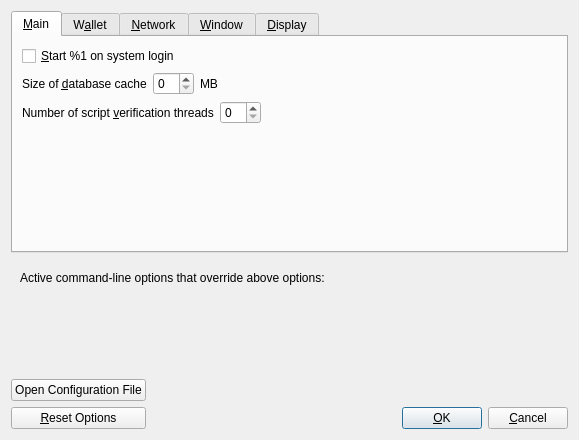
<?xml version="1.0" encoding="UTF-8"?>
<ui version="4.0">
 <class>OptionsDialog</class>
 <widget class="QDialog" name="OptionsDialog">
  <property name="geometry">
   <rect>
    <x>0</x>
    <y>0</y>
    <width>579</width>
    <height>440</height>
   </rect>
  </property>
  <property name="windowTitle">
   <string>Options</string>
  </property>
  <property name="modal">
   <bool>true</bool>
  </property>
  <layout class="QVBoxLayout" name="verticalLayout">
   <item>
    <widget class="QTabWidget" name="tabWidget">
     <property name="currentIndex">
      <number>0</number>
     </property>
     <widget class="QWidget" name="tabMain">
      <attribute name="title">
       <string>&amp;Main</string>
      </attribute>
      <layout class="QVBoxLayout" name="verticalLayout_Main">
       <item>
        <widget class="QCheckBox" name="bitcoinAtStartup">
         <property name="toolTip">
          <string>Automatically start %1 after logging in to the system.</string>
         </property>
         <property name="text">
          <string>&amp;Start %1 on system login</string>
         </property>
        </widget>
       </item>
       <item>
        <layout class="QHBoxLayout" name="horizontalLayout_2_Main">
         <item>
          <widget class="QLabel" name="databaseCacheLabel">
           <property name="text">
            <string>Size of &amp;database cache</string>
           </property>
           <property name="textFormat">
            <enum>Qt::PlainText</enum>
           </property>
           <property name="buddy">
            <cstring>databaseCache</cstring>
           </property>
          </widget>
         </item>
         <item>
          <widget class="QSpinBox" name="databaseCache"/>
         </item>
         <item>
          <widget class="QLabel" name="databaseCacheUnitLabel">
           <property name="text">
            <string>MB</string>
           </property>
           <property name="textFormat">
            <enum>Qt::PlainText</enum>
           </property>
          </widget>
         </item>
         <item>
          <spacer name="horizontalSpacer_2_Main">
           <property name="orientation">
            <enum>Qt::Horizontal</enum>
           </property>
           <property name="sizeHint" stdset="0">
            <size>
             <width>40</width>
             <height>20</height>
            </size>
           </property>
          </spacer>
         </item>
        </layout>
       </item>
       <item>
        <layout class="QHBoxLayout" name="horizontalLayout_3_Main">
         <item>
          <widget class="QLabel" name="threadsScriptVerifLabel">
           <property name="text">
            <string>Number of script &amp;verification threads</string>
           </property>
           <property name="textFormat">
            <enum>Qt::PlainText</enum>
           </property>
           <property name="buddy">
            <cstring>threadsScriptVerif</cstring>
           </property>
          </widget>
         </item>
         <item>
          <widget class="QSpinBox" name="threadsScriptVerif">
           <property name="toolTip">
            <string>(0 = auto, &lt;0 = leave that many cores free)</string>
           </property>
          </widget>
         </item>
         <item>
          <spacer name="horizontalSpacer_3_Main">
           <property name="orientation">
            <enum>Qt::Horizontal</enum>
           </property>
           <property name="sizeHint" stdset="0">
            <size>
             <width>40</width>
             <height>20</height>
            </size>
           </property>
          </spacer>
         </item>
        </layout>
       </item>
       <item>
        <spacer name="verticalSpacer_Main">
         <property name="orientation">
          <enum>Qt::Vertical</enum>
         </property>
         <property name="sizeHint" stdset="0">
          <size>
           <width>20</width>
           <height>40</height>
          </size>
         </property>
        </spacer>
       </item>
      </layout>
     </widget>
     <widget class="QWidget" name="tabWallet">
      <attribute name="title">
       <string>W&amp;allet</string>
      </attribute>
      <layout class="QVBoxLayout" name="verticalLayout_Wallet">
       <item>
        <widget class="QGroupBox" name="groupBox">
         <property name="title">
          <string>Expert</string>
         </property>
         <layout class="QVBoxLayout" name="verticalLayout_2">
          <item>
           <widget class="QCheckBox" name="coinControlFeatures">
            <property name="toolTip">
             <string>Whether to show coin control features or not.</string>
            </property>
            <property name="text">
             <string>Enable coin &amp;control features</string>
            </property>
           </widget>
          </item>
          <item>
           <widget class="QCheckBox" name="spendZeroConfChange">
            <property name="toolTip">
             <string>If you disable the spending of unconfirmed change, the change from a transaction cannot be used until that transaction has at least one confirmation. This also affects how your balance is computed.</string>
            </property>
            <property name="text">
             <string>&amp;Spend unconfirmed change</string>
            </property>
           </widget>
          </item>
         </layout>
        </widget>
       </item>
       <item>
        <spacer name="verticalSpacer_Wallet">
         <property name="orientation">
          <enum>Qt::Vertical</enum>
         </property>
         <property name="sizeHint" stdset="0">
          <size>
           <width>20</width>
           <height>40</height>
          </size>
         </property>
        </spacer>
       </item>
      </layout>
     </widget>
     <widget class="QWidget" name="tabNetwork">
      <attribute name="title">
       <string>&amp;Network</string>
      </attribute>
      <layout class="QVBoxLayout" name="verticalLayout_Network">
       <item>
        <widget class="QCheckBox" name="allowIncoming">
         <property name="toolTip">
          <string>Accept connections from outside</string>
         </property>
         <property name="text">
          <string>Allow incoming connections</string>
         </property>
        </widget>
       </item>
       <item>
        <widget class="QCheckBox" name="connectSocks">
         <property name="toolTip">
          <string>Connect to the LitecoinZ network through a SOCKS5 proxy.</string>
         </property>
         <property name="text">
          <string>&amp;Connect through SOCKS5 proxy (default proxy):</string>
         </property>
        </widget>
       </item>
       <item>
        <layout class="QHBoxLayout" name="horizontalLayout_1_Network">
         <item>
          <widget class="QLabel" name="proxyIpLabel">
           <property name="text">
            <string>Proxy &amp;IP:</string>
           </property>
           <property name="textFormat">
            <enum>Qt::PlainText</enum>
           </property>
           <property name="buddy">
            <cstring>proxyIp</cstring>
           </property>
          </widget>
         </item>
         <item>
          <widget class="QValidatedLineEdit" name="proxyIp">
           <property name="minimumSize">
            <size>
             <width>140</width>
             <height>0</height>
            </size>
           </property>
           <property name="maximumSize">
            <size>
             <width>140</width>
             <height>16777215</height>
            </size>
           </property>
           <property name="toolTip">
            <string>IP address of the proxy (e.g. IPv4: 127.0.0.1 / IPv6: ::1)</string>
           </property>
          </widget>
         </item>
         <item>
          <widget class="QLabel" name="proxyPortLabel">
           <property name="text">
            <string>&amp;Port:</string>
           </property>
           <property name="textFormat">
            <enum>Qt::PlainText</enum>
           </property>
           <property name="buddy">
            <cstring>proxyPort</cstring>
           </property>
          </widget>
         </item>
         <item>
          <widget class="QLineEdit" name="proxyPort">
           <property name="minimumSize">
            <size>
             <width>55</width>
             <height>0</height>
            </size>
           </property>
           <property name="maximumSize">
            <size>
             <width>55</width>
             <height>16777215</height>
            </size>
           </property>
           <property name="toolTip">
            <string>Port of the proxy (e.g. 9050)</string>
           </property>
          </widget>
         </item>
         <item>
          <spacer name="horizontalSpacer_1_Network">
           <property name="orientation">
            <enum>Qt::Horizontal</enum>
           </property>
           <property name="sizeHint" stdset="0">
            <size>
             <width>40</width>
             <height>20</height>
            </size>
           </property>
          </spacer>
         </item>
        </layout>
       </item>
       <item>
        <layout class="QHBoxLayout" name="horizontalLayout_2_Network">
         <item>
          <widget class="QLabel" name="proxyActiveNets">
           <property name="text">
            <string>Used for reaching peers via:</string>
           </property>
           <property name="textFormat">
            <enum>Qt::PlainText</enum>
           </property>
          </widget>
         </item>
         <item>
          <widget class="QCheckBox" name="proxyReachIPv4">
           <property name="enabled">
            <bool>false</bool>
           </property>
           <property name="toolTip">
            <string>Shows if the supplied default SOCKS5 proxy is used to reach peers via this network type.</string>
           </property>
           <property name="text">
            <string/>
           </property>
          </widget>
         </item>
         <item>
          <widget class="QLabel" name="proxyReachIPv4Label">
           <property name="text">
            <string>IPv4</string>
           </property>
           <property name="textFormat">
            <enum>Qt::PlainText</enum>
           </property>
          </widget>
         </item>
         <item>
          <widget class="QCheckBox" name="proxyReachIPv6">
           <property name="enabled">
            <bool>false</bool>
           </property>
           <property name="toolTip">
            <string>Shows if the supplied default SOCKS5 proxy is used to reach peers via this network type.</string>
           </property>
           <property name="text">
            <string/>
           </property>
          </widget>
         </item>
         <item>
          <widget class="QLabel" name="proxyReachIPv6Label">
           <property name="text">
            <string>IPv6</string>
           </property>
           <property name="textFormat">
            <enum>Qt::PlainText</enum>
           </property>
          </widget>
         </item>
         <item>
          <widget class="QCheckBox" name="proxyReachTor">
           <property name="enabled">
            <bool>false</bool>
           </property>
           <property name="toolTip">
            <string>Shows if the supplied default SOCKS5 proxy is used to reach peers via this network type.</string>
           </property>
           <property name="text">
            <string/>
           </property>
          </widget>
         </item>
         <item>
          <widget class="QLabel" name="proxyReachTorLabel">
           <property name="text">
            <string>Tor</string>
           </property>
           <property name="textFormat">
            <enum>Qt::PlainText</enum>
           </property>
          </widget>
         </item>
         <item>
          <spacer name="horizontalSpacer_2_Network">
           <property name="orientation">
            <enum>Qt::Horizontal</enum>
           </property>
           <property name="sizeHint" stdset="0">
            <size>
             <width>40</width>
             <height>20</height>
            </size>
           </property>
          </spacer>
         </item>
        </layout>
       </item>
       <item>
        <widget class="QCheckBox" name="connectSocksTor">
         <property name="toolTip">
          <string>Connect to the LitecoinZ network through a separate SOCKS5 proxy for Tor hidden services.</string>
         </property>
         <property name="text">
          <string>Use separate SOCKS5 proxy to reach peers via Tor hidden services:</string>
         </property>
        </widget>
       </item>
       <item>
        <layout class="QHBoxLayout" name="horizontalLayout_3_Network">
         <item>
          <widget class="QLabel" name="proxyIpTorLabel">
           <property name="text">
            <string>Proxy &amp;IP:</string>
           </property>
           <property name="textFormat">
            <enum>Qt::PlainText</enum>
           </property>
           <property name="buddy">
            <cstring>proxyIpTor</cstring>
           </property>
          </widget>
         </item>
         <item>
          <widget class="QValidatedLineEdit" name="proxyIpTor">
           <property name="minimumSize">
            <size>
             <width>140</width>
             <height>0</height>
            </size>
           </property>
           <property name="maximumSize">
            <size>
             <width>140</width>
             <height>16777215</height>
            </size>
           </property>
           <property name="toolTip">
            <string>IP address of the proxy (e.g. IPv4: 127.0.0.1 / IPv6: ::1)</string>
           </property>
          </widget>
         </item>
         <item>
          <widget class="QLabel" name="proxyPortTorLabel">
           <property name="text">
            <string>&amp;Port:</string>
           </property>
           <property name="textFormat">
            <enum>Qt::PlainText</enum>
           </property>
           <property name="buddy">
            <cstring>proxyPortTor</cstring>
           </property>
          </widget>
         </item>
         <item>
          <widget class="QLineEdit" name="proxyPortTor">
           <property name="minimumSize">
            <size>
             <width>55</width>
             <height>0</height>
            </size>
           </property>
           <property name="maximumSize">
            <size>
             <width>55</width>
             <height>16777215</height>
            </size>
           </property>
           <property name="toolTip">
            <string>Port of the proxy (e.g. 9050)</string>
           </property>
          </widget>
         </item>
         <item>
          <spacer name="horizontalSpacer_4_Network">
           <property name="orientation">
            <enum>Qt::Horizontal</enum>
           </property>
           <property name="sizeHint" stdset="0">
            <size>
             <width>40</width>
             <height>20</height>
            </size>
           </property>
          </spacer>
         </item>
        </layout>
       </item>
       <item>
        <spacer name="verticalSpacer_Network">
         <property name="orientation">
          <enum>Qt::Vertical</enum>
         </property>
         <property name="sizeHint" stdset="0">
          <size>
           <width>20</width>
           <height>40</height>
          </size>
         </property>
        </spacer>
       </item>
      </layout>
     </widget>
     <widget class="QWidget" name="tabWindow">
      <attribute name="title">
       <string>&amp;Window</string>
      </attribute>
      <layout class="QVBoxLayout" name="verticalLayout_Window">
       <item>
        <widget class="QCheckBox" name="hideTrayIcon">
         <property name="toolTip">
          <string>&amp;Hide the icon from the system tray.</string>
         </property>
         <property name="text">
          <string>Hide tray icon</string>
         </property>
        </widget>
       </item>
       <item>
        <widget class="QCheckBox" name="minimizeToTray">
         <property name="toolTip">
          <string>Show only a tray icon after minimizing the window.</string>
         </property>
         <property name="text">
          <string>&amp;Minimize to the tray instead of the taskbar</string>
         </property>
        </widget>
       </item>
       <item>
        <widget class="QCheckBox" name="minimizeOnClose">
         <property name="toolTip">
          <string>Minimize instead of exit the application when the window is closed. When this option is enabled, the application will be closed only after selecting Exit in the menu.</string>
         </property>
         <property name="text">
          <string>M&amp;inimize on close</string>
         </property>
        </widget>
       </item>
       <item>
        <spacer name="verticalSpacer_Window">
         <property name="orientation">
          <enum>Qt::Vertical</enum>
         </property>
         <property name="sizeHint" stdset="0">
          <size>
           <width>20</width>
           <height>40</height>
          </size>
         </property>
        </spacer>
       </item>
      </layout>
     </widget>
     <widget class="QWidget" name="tabDisplay">
      <attribute name="title">
       <string>&amp;Display</string>
      </attribute>
      <layout class="QVBoxLayout" name="verticalLayout_Display">
       <item>
        <layout class="QHBoxLayout" name="horizontalLayout_1_Display">
         <item>
          <widget class="QLabel" name="langLabel">
           <property name="text">
            <string>User Interface &amp;language:</string>
           </property>
           <property name="textFormat">
            <enum>Qt::PlainText</enum>
           </property>
           <property name="buddy">
            <cstring>lang</cstring>
           </property>
          </widget>
         </item>
         <item>
          <widget class="QValueComboBox" name="lang">
           <property name="toolTip">
            <string>The user interface language can be set here. This setting will take effect after restarting %1.</string>
           </property>
          </widget>
         </item>
        </layout>
       </item>
       <item>
        <layout class="QHBoxLayout" name="horizontalLayout_2_Display">
         <item>
          <widget class="QLabel" name="unitLabel">
           <property name="text">
            <string>&amp;Unit to show amounts in:</string>
           </property>
           <property name="textFormat">
            <enum>Qt::PlainText</enum>
           </property>
           <property name="buddy">
            <cstring>unit</cstring>
           </property>
          </widget>
         </item>
         <item>
          <widget class="QValueComboBox" name="unit">
           <property name="toolTip">
            <string>Choose the default subdivision unit to show in the interface and when sending coins.</string>
           </property>
          </widget>
         </item>
        </layout>
       </item>
       <item>
        <layout class="QHBoxLayout" name="horizontalLayout_3_Display">
         <item>
          <widget class="QLabel" name="thirdPartyTxUrlsLabel">
           <property name="toolTip">
            <string>Third party URLs (e.g. a block explorer) that appear in the transactions tab as context menu items. %s in the URL is replaced by transaction hash. Multiple URLs are separated by vertical bar |.</string>
           </property>
           <property name="text">
            <string>Third party transaction URLs</string>
           </property>
           <property name="buddy">
            <cstring>thirdPartyTxUrls</cstring>
           </property>
          </widget>
         </item>
         <item>
          <widget class="QLineEdit" name="thirdPartyTxUrls">
           <property name="toolTip">
            <string>Third party URLs (e.g. a block explorer) that appear in the transactions tab as context menu items. %s in the URL is replaced by transaction hash. Multiple URLs are separated by vertical bar |.</string>
           </property>
          </widget>
         </item>
        </layout>
       </item>
       <item>
        <spacer name="verticalSpacer_Display">
         <property name="orientation">
          <enum>Qt::Vertical</enum>
         </property>
         <property name="sizeHint" stdset="0">
          <size>
           <width>20</width>
           <height>40</height>
          </size>
         </property>
        </spacer>
       </item>
      </layout>
     </widget>
    </widget>
   </item>
   <item>
    <widget class="QFrame" name="frame">
     <layout class="QVBoxLayout" name="verticalLayout_Bottom">
      <item>
       <layout class="QHBoxLayout" name="horizontalLayout_Bottom">
        <item>
         <widget class="QLabel" name="overriddenByCommandLineInfoLabel">
          <property name="text">
           <string>Active command-line options that override above options:</string>
          </property>
          <property name="textFormat">
           <enum>Qt::PlainText</enum>
          </property>
         </widget>
        </item>
        <item>
         <spacer name="horizontalSpacer_Bottom">
          <property name="orientation">
           <enum>Qt::Horizontal</enum>
          </property>
          <property name="sizeHint" stdset="0">
           <size>
            <width>40</width>
            <height>20</height>
           </size>
          </property>
         </spacer>
        </item>
       </layout>
      </item>
      <item>
       <widget class="QLabel" name="overriddenByCommandLineLabel">
        <property name="text">
         <string/>
        </property>
        <property name="textFormat">
         <enum>Qt::PlainText</enum>
        </property>
        <property name="wordWrap">
         <bool>true</bool>
        </property>
       </widget>
      </item>
     </layout>
    </widget>
   </item>
   <item>
    <layout class="QHBoxLayout" name="horizontalLayout_Buttons">
     <item>
      <layout class="QVBoxLayout" name="verticalLayout_Buttons">
       <item>
        <spacer name="verticalSpacer_2">
         <property name="orientation">
          <enum>Qt::Vertical</enum>
         </property>
         <property name="sizeHint" stdset="0">
          <size>
           <width>20</width>
           <height>40</height>
          </size>
         </property>
        </spacer>
       </item>
       <item>
        <widget class="QPushButton" name="openBitcoinConfButton">
         <property name="toolTip">
          <string>Open the %1 configuration file from the working directory.</string>
         </property>
         <property name="text">
          <string>Open Configuration File</string>
         </property>
         <property name="icon">
          <iconset resource="../bitcoin.qrc">
           <normaloff>:/images/open</normaloff>:/images/open</iconset>
         </property>
         <property name="autoDefault">
          <bool>false</bool>
         </property>
        </widget>
       </item>
       <item>
        <widget class="QPushButton" name="resetButton">
         <property name="toolTip">
          <string>Reset all client options to default.</string>
         </property>
         <property name="text">
          <string>&amp;Reset Options</string>
         </property>
         <property name="icon">
          <iconset resource="../bitcoin.qrc">
           <normaloff>:/images/reset</normaloff>:/images/reset</iconset>
         </property>
         <property name="autoDefault">
          <bool>false</bool>
         </property>
        </widget>
       </item>
      </layout>
     </item>
     <item>
      <spacer name="horizontalSpacer_1">
       <property name="orientation">
        <enum>Qt::Horizontal</enum>
       </property>
       <property name="sizeHint" stdset="0">
        <size>
         <width>40</width>
         <height>48</height>
        </size>
       </property>
      </spacer>
     </item>
     <item>
      <widget class="QLabel" name="statusLabel">
       <property name="minimumSize">
        <size>
         <width>200</width>
         <height>0</height>
        </size>
       </property>
       <property name="font">
        <font>
         <weight>75</weight>
         <bold>true</bold>
        </font>
       </property>
       <property name="text">
        <string/>
       </property>
       <property name="textFormat">
        <enum>Qt::PlainText</enum>
       </property>
       <property name="wordWrap">
        <bool>true</bool>
       </property>
      </widget>
     </item>
     <item>
      <spacer name="horizontalSpacer_2">
       <property name="orientation">
        <enum>Qt::Horizontal</enum>
       </property>
       <property name="sizeHint" stdset="0">
        <size>
         <width>40</width>
         <height>48</height>
        </size>
       </property>
      </spacer>
     </item>
     <item>
      <layout class="QVBoxLayout" name="verticalLayout_4">
       <item>
        <spacer name="verticalSpacer">
         <property name="orientation">
          <enum>Qt::Vertical</enum>
         </property>
         <property name="sizeHint" stdset="0">
          <size>
           <width>20</width>
           <height>40</height>
          </size>
         </property>
        </spacer>
       </item>
       <item>
        <layout class="QHBoxLayout" name="horizontalLayout">
         <item>
          <widget class="QPushButton" name="okButton">
           <property name="text">
            <string>&amp;OK</string>
           </property>
           <property name="autoDefault">
            <bool>false</bool>
           </property>
           <property name="default">
            <bool>true</bool>
           </property>
          </widget>
         </item>
         <item>
          <widget class="QPushButton" name="cancelButton">
           <property name="text">
            <string>&amp;Cancel</string>
           </property>
           <property name="autoDefault">
            <bool>false</bool>
           </property>
          </widget>
         </item>
        </layout>
       </item>
      </layout>
     </item>
    </layout>
   </item>
  </layout>
 </widget>
 <customwidgets>
  <customwidget>
   <class>QValidatedLineEdit</class>
   <extends>QLineEdit</extends>
   <header>qvalidatedlineedit.h</header>
  </customwidget>
  <customwidget>
   <class>QValueComboBox</class>
   <extends>QComboBox</extends>
   <header>qvaluecombobox.h</header>
  </customwidget>
 </customwidgets>
 <resources>
  <include location="../bitcoin.qrc"/>
 </resources>
 <connections/>
</ui>
